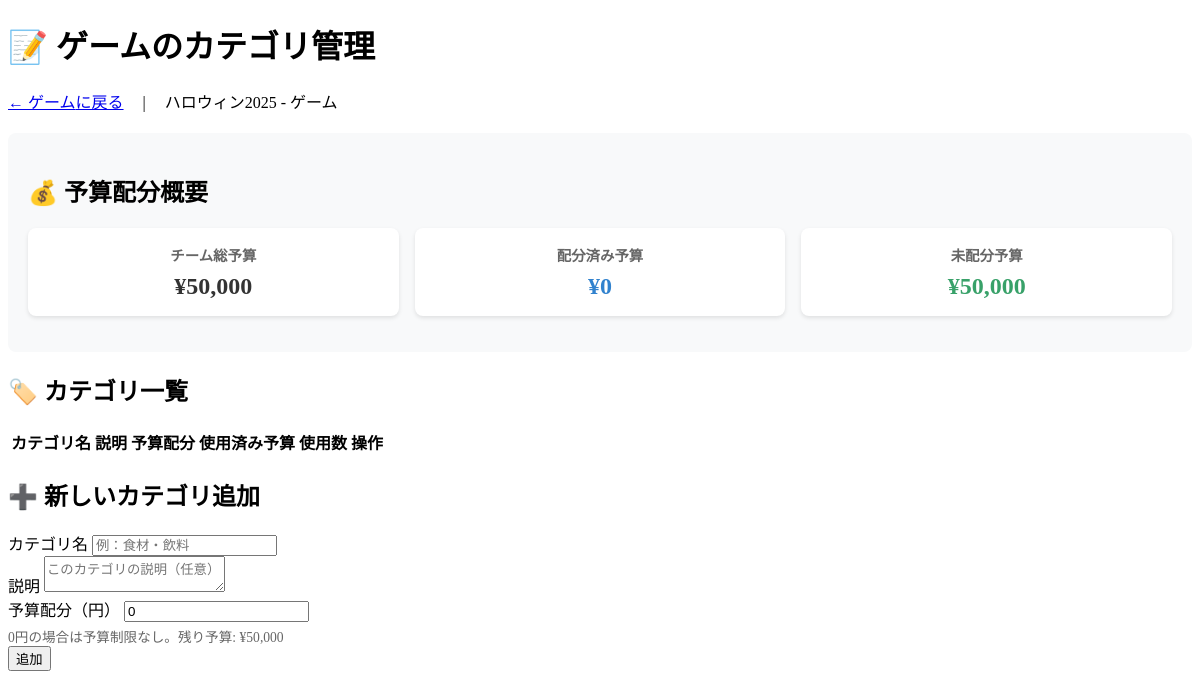
Screenshot of /purpose_categories.php?team_id=10 with the database file from the repository.
### tables this page shows
CREATE TABLE `teams` (
  `id` int NOT NULL,
  `event_id` int NOT NULL,
  `name` varchar(255) NOT NULL,
  `budget` int NOT NULL
);

CREATE TABLE `events` (
  `id` int NOT NULL,
  `name` varchar(255) NOT NULL,
  `budget` int NOT NULL,
  `slack_channel_url` varchar(255) NOT NULL
);

### purpose_categories.php (the view, shortened to what this page needs)
<?php
require_once __DIR__ . '/config/db_connect.php';
$team_id = $_GET['team_id'] ?? null;
$stmt = $pdo->prepare('SELECT t.*, e.name as event_name FROM teams t JOIN events e ON t.event_id = e.id WHERE t.id = ?');
$stmt->execute([$team_id]);
$team = $stmt->fetch();
$stmt = $pdo->prepare('SELECT COALESCE(SUM(budget_allocation), 0) as total_allocated FROM purpose_categories WHERE team_id = ? AND is_active = 1');
$stmt->execute([$team_id]);
$total_allocated = $stmt->fetchColumn();
$unallocated_budget = $team['budget'] - $total_allocated;
$edit_category = null;
?>
<!DOCTYPE html>
<html lang="ja">
<head>
    <link rel="stylesheet" href="assets/style.css">
</head>
<body>
    <div class="container">
        <div class="main-card">
            <h1 class="title">📝 <?= htmlspecialchars($team['name']) ?>のカテゴリ管理</h1>
            <div class="breadcrumb">
                <a href="team.php?team_id=<?= $team_id ?>&event_id=<?= $team['event_id'] ?>">← <?= htmlspecialchars($team['name']) ?>に戻る</a>
                <span style="margin: 0 15px;">|</span>
                <span><?= htmlspecialchars($team['event_name']) ?> - <?= htmlspecialchars($team['name']) ?></span>
            </div>
            <div class="budget-overview">
                <h2 class="subtitle">💰 予算配分概要</h2>
                <div class="budget-cards">
                    <div class="budget-card">
                        <h3>チーム総予算</h3>
                        <div class="budget-amount">¥<?= number_format($team['budget']) ?></div>
                    </div>
                    <div class="budget-card">
                        <h3>配分済み予算</h3>
                        <div class="budget-amount allocated">¥<?= number_format($total_allocated) ?></div>
                    </div>
                    <div class="budget-card">
                        <h3>未配分予算</h3>
                        <div class="budget-amount <?= $unallocated_budget < 0 ? 'over-budget' : 'available' ?>">
                            ¥<?= number_format($unallocated_budget) ?>
                        </div>
                    </div>
                </div>
            </div>
            <h2 class="subtitle">🏷️ カテゴリ一覧</h2>
            <div class="table-container">
                <table class="styled-table">
                    <thead>
                        <tr>
                            <th>カテゴリ名</th>
                            <th>説明</th>
                            <th>予算配分</th>
                            <th>使用済み予算</th>
                            <th>使用数</th>
                            <th>操作</th>
                        </tr>
                    </thead>
                </table>
            </div>
            <?php if ($edit_category): ?>
                <h2 class="subtitle">✏️ カテゴリ編集</h2>
                <form method="post" class="form">
                    <input type="hidden" name="id" value="<?= $edit_category['id'] ?>">
                    <div class="form-group">
                        <label>カテゴリ名</label>
                        <input type="text" name="name" value="<?= htmlspecialchars($edit_category['name']) ?>" required class="input">
                    </div>
                    <div class="form-group">
                        <label>説明</label>
                        <textarea name="description" class="input" rows="2"><?= htmlspecialchars($edit_category['description'] ?? '') ?></textarea>
                    </div>
                    <div class="form-group">
                        <label>予算配分（円）</label>
                        <input type="number" name="budget_allocation" value="<?= htmlspecialchars($edit_category['budget_allocation']) ?>" class="input" min="0">
                        <small class="form-help">0円の場合は予算制限なし</small>
                    </div>
                    <div class="text-right">
                        <a href="purpose_categories.php?team_id=<?= $team_id ?>" class="btn btn-outline">キャンセル</a>
                        <button type="submit" name="update_category" class="btn btn-primary">更新</button>
                    </div>
                </form>
            <?php else: ?>
                <h2 class="subtitle">➕ 新しいカテゴリ追加</h2>
                <form method="post" class="form" id="categoryForm">
                    <div class="form-group">
                        <label>カテゴリ名</label>
                        <input type="text" name="name" required class="input" placeholder="例：食材・飲料">
                    </div>
                    <div class="form-group">
                        <label>説明</label>
                        <textarea name="description" class="input" rows="2" placeholder="このカテゴリの説明（任意）"></textarea>
                    </div>
                    <div class="form-group">
                        <label>予算配分（円）</label>
                        <input type="number" name="budget_allocation" value="0" class="input" min="0">
                        <small class="form-help">0円の場合は予算制限なし。残り予算: ¥<?= number_format(max(0, $unallocated_budget)) ?></small>
                    </div>
                    <div class="text-right">
                        <button type="submit" name="add_category" class="btn btn-success" id="submitCategoryBtn">追加</button>
                    </div>
                </form>
            <?php endif; ?>
        </div>
    </div>
</body>
</html>

### purpose_categories.php (style rules this page uses)
.budget-overview { margin: 20px 0; padding: 20px; background: #f8f9fa; border-radius: 8px; }
.budget-cards { display: grid; grid-template-columns: repeat(auto-fit, minmax(200px, 1fr)); gap: 16px; margin: 16px 0; }
.budget-card { background: white; padding: 16px; border-radius: 8px; text-align: center; box-shadow: 0 2px 4px rgba(0,0,0,0.1); }
.budget-card h3 { margin: 0 0 8px 0; font-size: 0.9em; color: #666; }
.budget-amount { font-size: 1.5em; font-weight: bold; color: #333; }
.budget-amount.allocated { color: #3182ce; }
.budget-amount.available { color: #38a169; }
.form-help { display: block; margin-top: 4px; color: #666; font-size: 0.85em; }

### rows the page displays
teams: name "ゲーム", event.name "ハロウィン2025", budget "50,000"

### other values shown
$total_allocated "0"
$unallocated_budget "50,000"
max(0, $unallocated_budget) "50,000"
